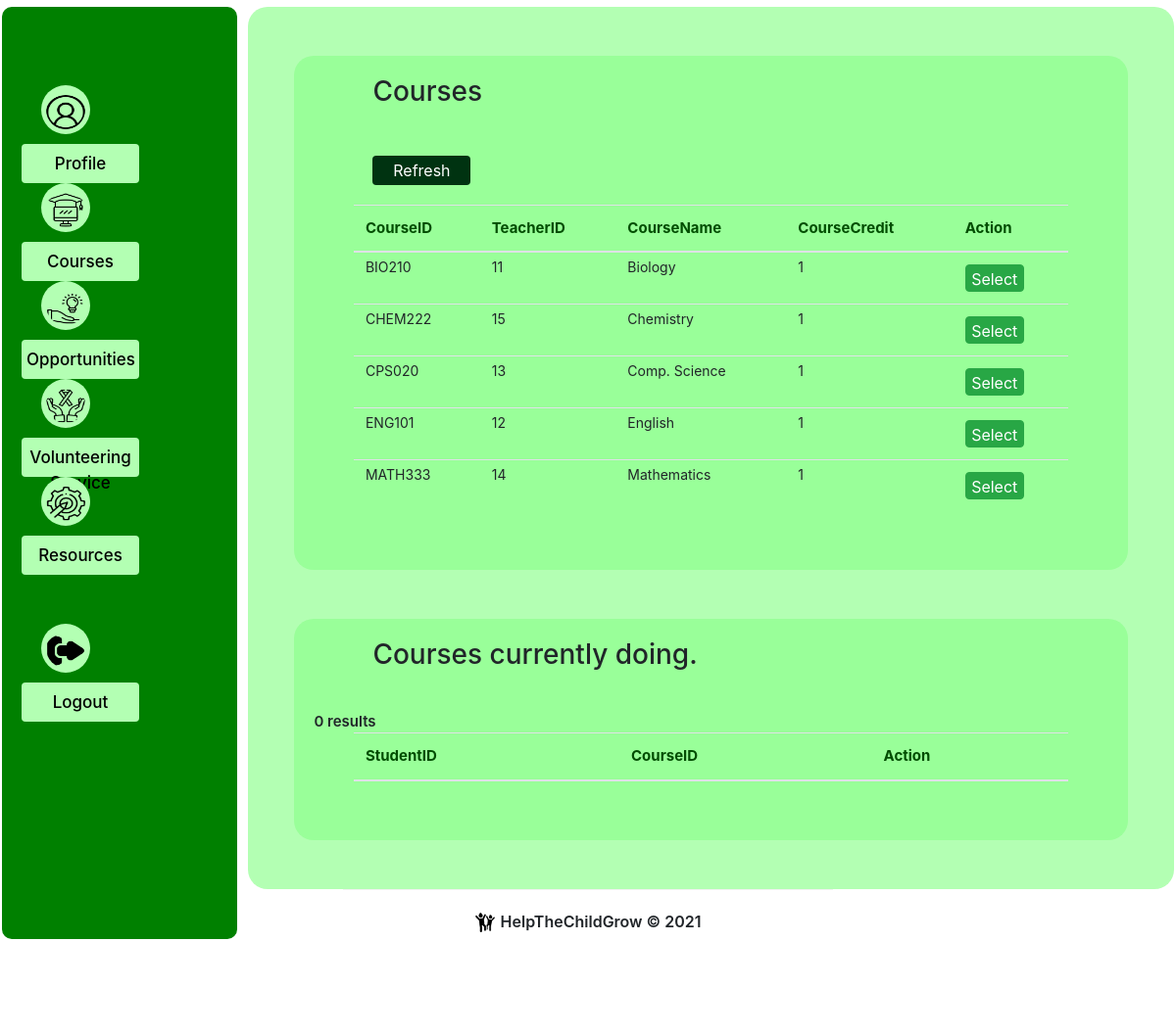
Screenshot of /Student/courses.php with the database file from the repository.
### tables this page shows
CREATE TABLE `Course` (
  `courseID` varchar(20) NOT NULL,
  `coursename` varchar(50) DEFAULT NULL,
  `coursecredit` tinyint(4) DEFAULT NULL,
  `teacherID` int(11) DEFAULT NULL
);

### Student/courses.php (the view, shortened to what this page needs)
<?php require('../database_credentials.php');
  $conn = new mysqli(servername,username,password,dbname);
  $sql1 = "SELECT * FROM `Course`";
?>
<!doctype html>
<html lang="en">
  <head>
    <link rel="stylesheet" href="https://stackpath.bootstrapcdn.com/bootstrap/4.3.1/css/bootstrap.min.css">
    <link rel="stylesheet" href="../css/style.css">
  </head>
   <body>
    <section>
        <div class="dashboard">
            <div class="sidebar">
                <span><img src="../images/profile.png" alt="home-icon"/><a href="profile.php">Profile</a> </span>
                <span><img src="../images/course.png" alt="courses-icon"/><a href="courses.php">Courses</a> </span>
                <span><img src="../images/opportunity.png" alt="opportunities-icon"/><a href="opportunities.php">Opportunities</a> </span>
                <span><img src="../images/voluntary.png" alt="vs-icon"/><a href="volunteeringservice.php">Volunteering Service</a> </span>
                <span><img src="../images/resources.png" alt="resources-icon"/><a href="resources.php">Resources</a> </span><span style="margin-top:150px;"><img src="../images/logout.png" alt="logout-icon"/><a href="../login.php">Logout</a> </span>
            </div>
            <div class="display-dashboard">
                <form action="courses.php" method="post">
                    <div class="container-fluid cdiv1" >
                        <h3>Courses</h3>
                        <input type="submit" class="btn btn-success addbutton" name="view" value="Refresh">
                        <table class="table">
                            <thead>
                                <tr>
                                    <th scope="col">CourseID</th>
                                    <th scope="col">TeacherID</th>
                                    <th scope="col">CourseName</th>
                                    <th scope="col">CourseCredit</th>
                                    <th scope="col">Action</th>
                                </tr>
                            </thead>
                            <tbody>
                                <?php
                                    $results= $conn->query($sql1);
                                    if ($results->num_rows > 0) {
                                        while($row = $results->fetch_assoc()) {
                                        echo "<tr style='
                                                line-height:5px;
                                                padding: 2px;
                                                font-size:14px;
                                                font-weight:400;'>";
                                        echo "<td>".$row["courseID"]."</td>
                                                <td>".$row["teacherID"]."</td>
                                                <td>".$row["coursename"]."</td>
                                                <td>".$row["coursecredit"]."</td>";
                                        ?><td colspan='2'>
                                            <a href="courses.php?selectid=<?php echo $row['courseID'];?>"
                                            class='btn btn-success' style="height:28px; width:60px; padding:2px; margin-top:0;">Select</a>
                                            </td>
                                        </tr>
                                        <?php
                                        }
                                    } else {
                                        echo "0 results";
                                    }
                                ?>
                            </tbody>
                        </table>
                    </div>
                    <div class="container-fluid cdiv1 special-bottom-margin" >
                        <h3>Courses currently doing.</h3>
                        <table class="table">
                            <thead>
                                <tr>
                                    <th scope="col">StudentID</th>
                                    <th scope="col">CourseID</th>
                                    <th scope="col">Action</th>
                                </tr>
                            </thead>
                        </table>
                    </div>
                </form>
            </div>
        </div>
    </section>
    <footer style="clear:both;">
        <p><img src="../images/happy-children.png" alt="footer-image" class="footer-image"> HelpTheChildGrow &copy; 2021</p>
    </footer>
  </body>
</html>

### css/style.css (style rules this page uses)
body { background-color: white; }
* { box-sizing: border-box }
input[type=submit] { background-color: #003311; color: white; padding: 14px 20px; margin: 8px 0; border: none; cursor: pointer; width: 100%; }
div.dashboard { width:100%; height: 100%; margin:0; background-color:white; padding:2px; margin-top:5px; margin-bottom:40px; border-radius:20px; }
div.sidebar { width: 20%; position: fixed; z-index: 1; margin:0; border-radius: 10px; margin-left:0; position:fixed; height:90%; float:left; padding:80px 20px; background-color:#008000; }
div.display-dashboard { width:79%; margin-left:1%; height:100%; float:right; background-color:white; border-radius: 20px; background-color:#b3ffb3; }
div.sidebar span { display:block; margin:auto; width:100%; height:60px; margin-bottom:25px; }
div.sidebar img { width:50px; height:50px; margin-left: 20px; margin-right:20px; padding:5px; padding-top:10px; float:left; background-color: #b3ffb3; border-radius: 50%; }
div.sidebar a { display:block; width:60%; height:40px; padding:5px; padding-top:8px; cursor:pointer; text-align: center; background-color: #b3ffb3; text-decoration: none; color:black; font-size: 17px; font-weight:500; margin-top:10px; float:left; border-radius: 4px; }
footer { width: 500px; margin:auto; margin-top:100px; height:150px; text-align: center; border-width: 500px; padding-top:20px; border-top:1px solid #f1f1f1; }
img.footer-image { width:20px; height:20px; display:inline; margin-right:2px; }
footer p { font-weight:600; }
div.cdiv1 { width:90%; margin:auto; margin-top:50px; font-weight: 600; background-color:#99ff99; text-align: left; font-size: 15px; padding:20px; border-radius: 20px; }
.cdiv1 h3 { margin-left:60px; margin-bottom:40px; }
.cdiv1 table { width:90%; margin:auto; margin-bottom:40px; }
.cdiv1 table td { text-align: left; }
input[type=submit].addbutton { width:100px; height:30px; text-align: center; padding:2px; text-align: center; margin-left:60px; margin-bottom: 20px; }
.table thead { color:#004d00; border-bottom:1px solid #333; }
div.special-bottom-margin { margin-bottom:50px; }

### rows the page displays
course: courseID "BIO210", teacherID "11", coursename "Biology", coursecredit "1"
course: courseID "CHEM222", teacherID "15", coursename "Chemistry", coursecredit "1"
course: courseID "CPS020", teacherID "13", coursename "Comp. Science", coursecredit "1"
course: courseID "ENG101", teacherID "12", coursename "English", coursecredit "1"
course: courseID "MATH333", teacherID "14", coursename "Mathematics", coursecredit "1"
